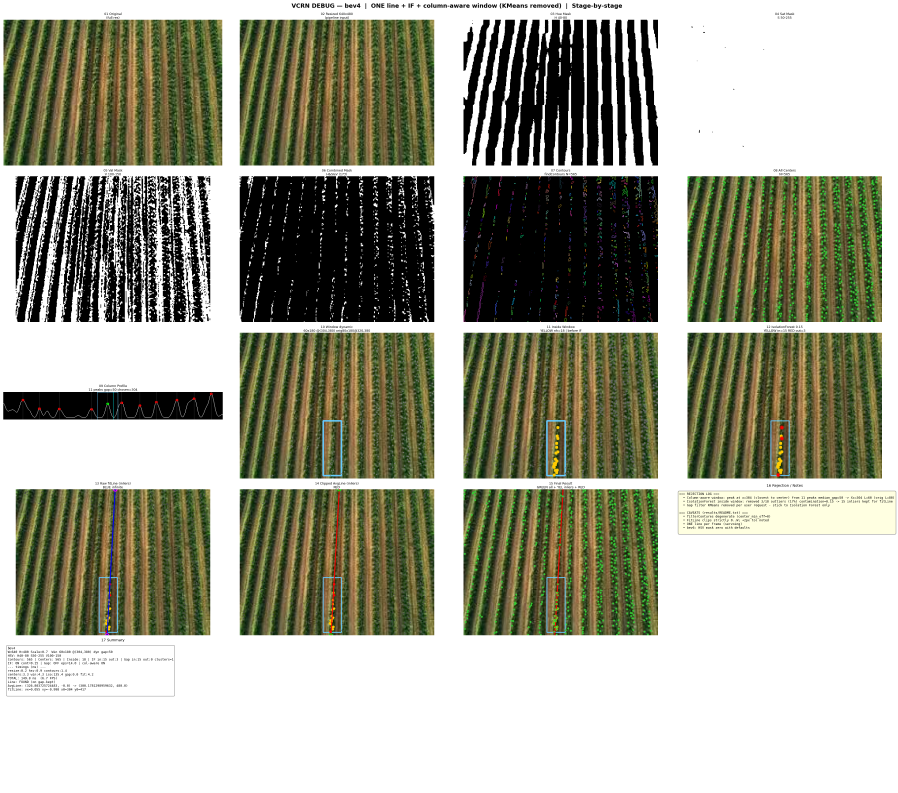
#> input picture ExG/visual-crop-row-navigation_ros2/results/bev4_debug.png, 3591 x 3171 px (shown at 1/4 size)
$ python -i multi_roi.py   (imports and definitions only)
#> lines starting #> are read from the running program, lines starting #| are printed output that depends on the picture; after the words box and inside, x2 and y2 are one past the last pixel; in counts of white or black regions, pixels touching at a corner belong together
#> further down, picture is the input picture: shape (3171, 3591, 3); mean B, G, R 145.7, 161.9, 161
"""
Autonomous detection of crop rows based on adaptive multi-ROI in maize fields
=============================================================================
Re-implementation of:
    Zhou Y, Yang Y, Zhang B L, Wen X, Yue X, Chen L Q.
    "Autonomous detection of crop rows based on adaptive multi-ROI in maize
    fields." Int J Agric & Biol Eng, 2021; 14(4): 217-225.
    DOI: 10.25165/j.ijabe.20211404.6315

Pipeline (paper sections):
  2.2.1  Normalized improved ExG (Eq. 1-2):  ExG = 1.8g - 1.1r - 0.8b
         + Otsu binarization
  2.2.2  Morphological open, kernel K = 4x4 anti-diagonal (Eq. 3)
  2.3.1  Divide image into N=10 horizontal strips (Eq. 4)
  2.3.2  Initial ROI: vertical column projection (Eq. 5), noise filter
         T = M + E (Eq. 6-8), clustering of feature columns (gap < L),
         two clusters flanking the midpoint -> CLeft/CRight,
         D = max(CRight) - min(CLeft), W_ROI = 1.2*D (Eq. 9),
         renewed midpoint (Eq. 10) stored in point set Q
  2.3.3  Multi-ROI: shift window up strip by strip, repeat projection +
         clustering inside the current ROI; fall back to previous ROI window
         when no feature points are found
  2.4    Navigation line: least squares y = w*x + b over Q (Eq. 11-14),
         initial estimated midpoint excluded
  3      Detection lines: least squares per crop row across the multi-ROI

Usage:
    python multi_roi.py --input ../../Photos --results_dir ./result
"""

import argparse
import csv
import glob
import math
import os
import time

import cv2
import numpy as np

# Morphological kernel K, Eq. (3): 4x4 anti-diagonal of ones
KERNEL_K = np.array([
    [0, 0, 0, 1],
    [0, 0, 1, 0],
    [0, 1, 0, 0],
    [1, 0, 0, 0],
], dtype=np.uint8)

# Colors BGR
COLOR_NAV_LINE = (255, 200, 0)     # blue - navigation line (Fig. 12)
COLOR_DET_LINE = (150, 50, 0)      # dark blue - detection lines (Fig. 12)
COLOR_ROI      = (255, 255, 255)   # white - ROI rectangles (Fig. 9/11)


def preprocess(bgr, border_frac=0.02, index="raw"):
    """Section 2.2: edge crop + ExG + Otsu + morphology.

    index:
      "raw"        classic Woebbecke ExG = 2G - R - B on the raw 0..255
                   channels (ref [30] of the paper). Robust on our dataset;
                   used as the default.
      "normalized" the paper's Eq. (1)-(2): channel-normalized improved
                   ExG = 1.8g - 1.1r - 0.8b, mapped from [0, 1.8] to 0..255.
                   Illumination invariant, but degenerates on images where
                   crop and background are both strongly green (e.g. aerial
                   views): normalization erases the brightness contrast and
                   Otsu then fails to separate crop from soil.

    Returns (binary mask with crop=255, ExG grayscale, (dx, dy) crop offset).
    """
#> called with border_frac = 0.02, index = 'raw'
    h, w = bgr.shape[:2]
#> h = 3171; w = 3591
    dx, dy = int(w * border_frac), int(h * border_frac)
#> dx = 71; dy = 63
    img = bgr[dy:h - dy, dx:w - dx] if dx > 0 and dy > 0 else bgr
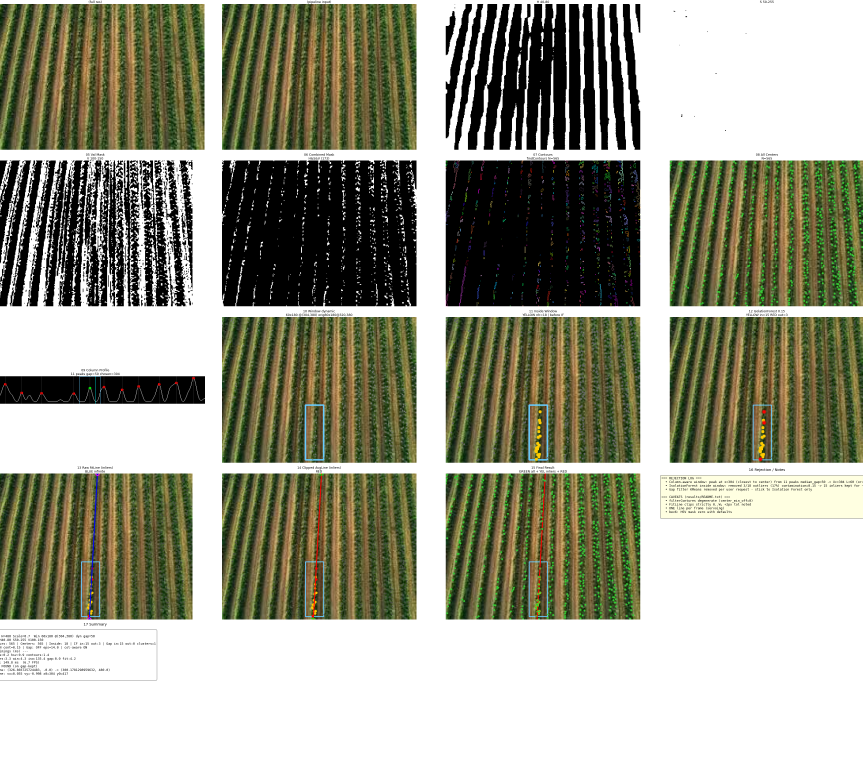
#> img: shape (3045, 3449, 3) (shown at 1/4 size); mean B, G, R 138, 155.3, 154.4

    b, g, r = cv2.split(img.astype(np.float32))
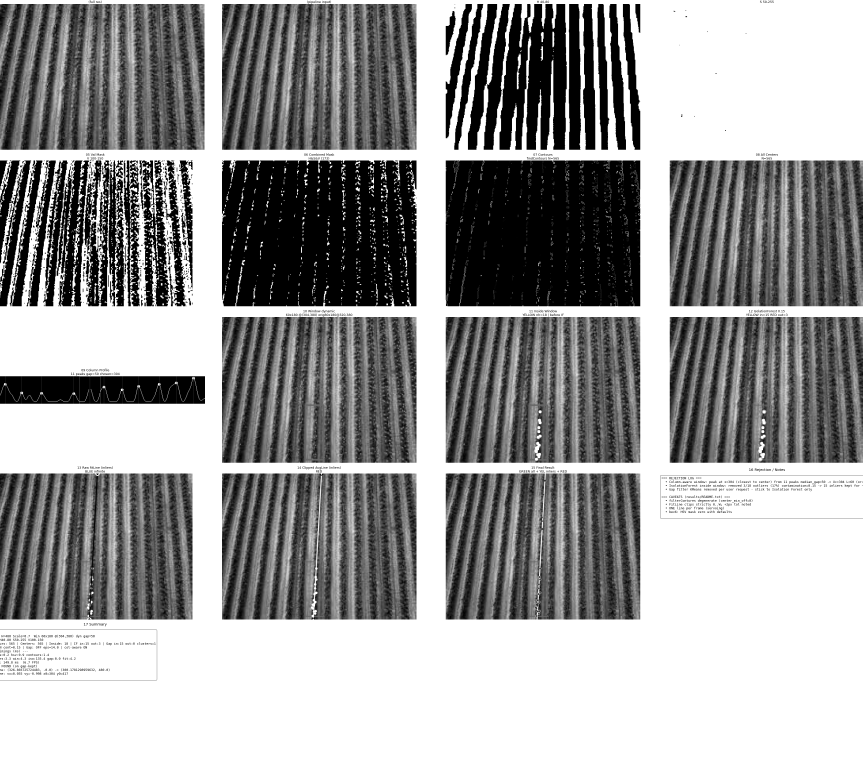
#> r: shape (3045, 3449) float32 (shown at 1/4 size); min 0, max 255, mean 154.4
    if index == "normalized":
        s = r + g + b
        s[s == 0] = 1.0  # guard Eq. (1) division for black pixels
        bn, gn, rn = b / s, g / s, r / s      # Eq. (1): normalized channels
        exg = 1.8 * gn - 1.1 * rn - 0.8 * bn  # Eq. (2): improved ExG
        exg8 = (np.clip(exg, 0.0, 1.8) / 1.8 * 255.0).astype(np.uint8)
    else:
        exg = 2.0 * g - r - b
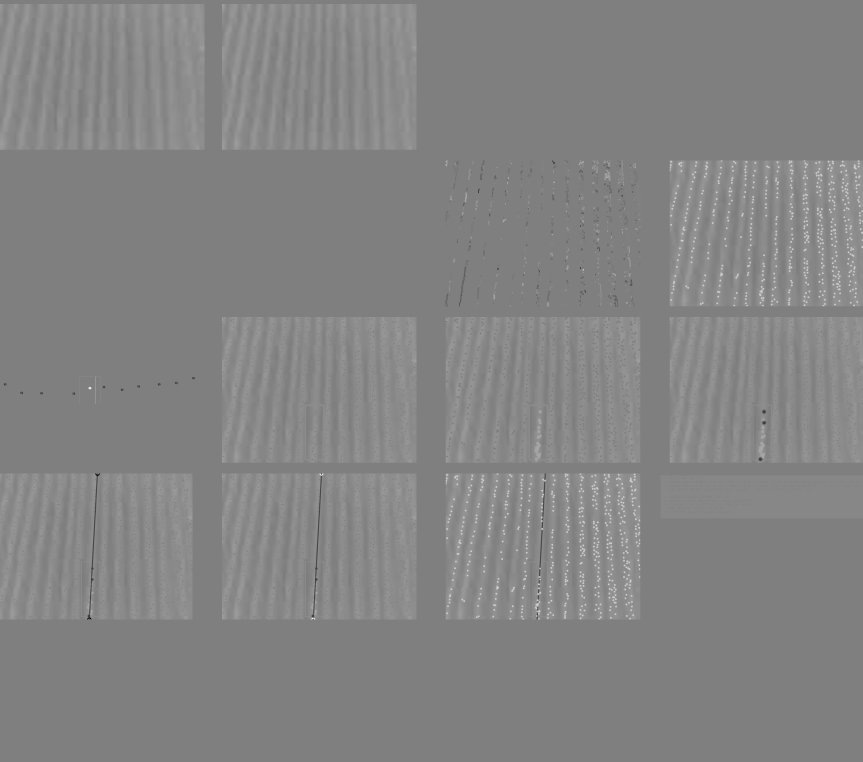
#> exg: shape (3045, 3449) float32 (shown at 1/4 size); min -510, max 510, mean 18.1; drawn with min black and max white
        exg8 = np.clip(exg, 0.0, 255.0).astype(np.uint8)
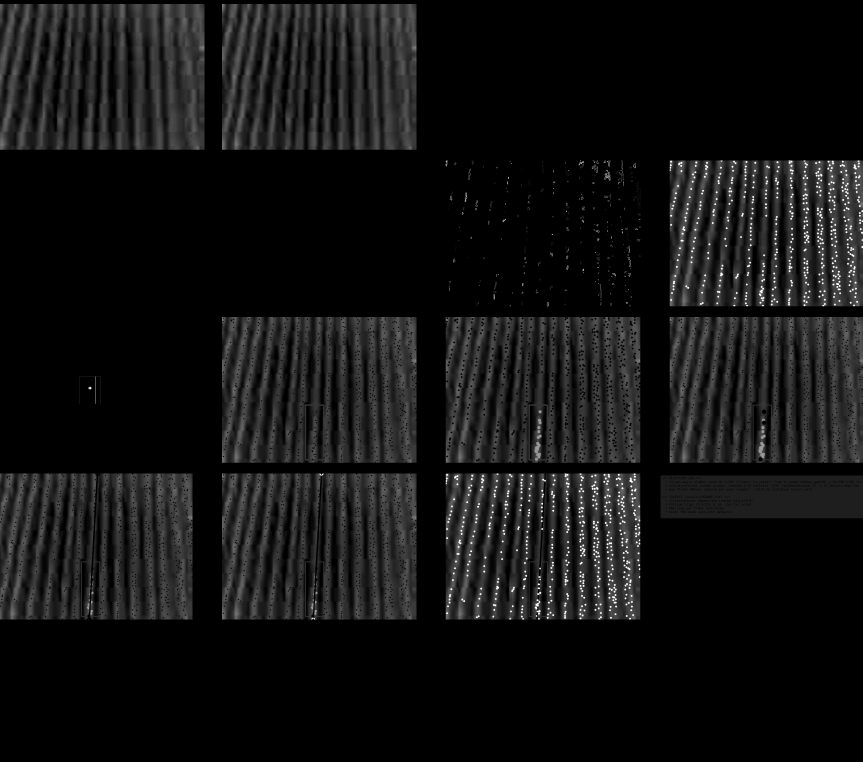
#> exg8: shape (3045, 3449) (shown at 1/4 size); min 0, max 255, mean 18.3

    _, binary = cv2.threshold(exg8, 0, 255, cv2.THRESH_BINARY + cv2.THRESH_OTSU)
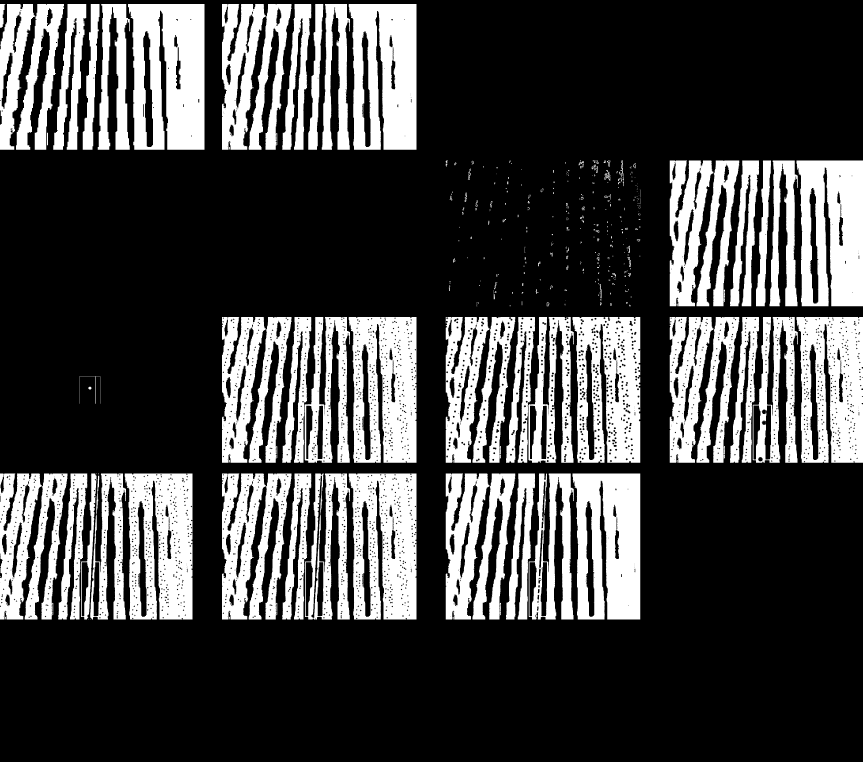
#> binary: shape (3045, 3449) (shown at 1/4 size); 26.4% white; 485 white regions (276 under 20 px), largest, box (x1, y1, x2, y2) and area: (512, 16, 818, 599) 143340, (2289, 1894, 2561, 2478) 127848, (1394, 16, 1666, 599) 127575
    binary = cv2.morphologyEx(binary, cv2.MORPH_OPEN, KERNEL_K)  # Eq. (3)
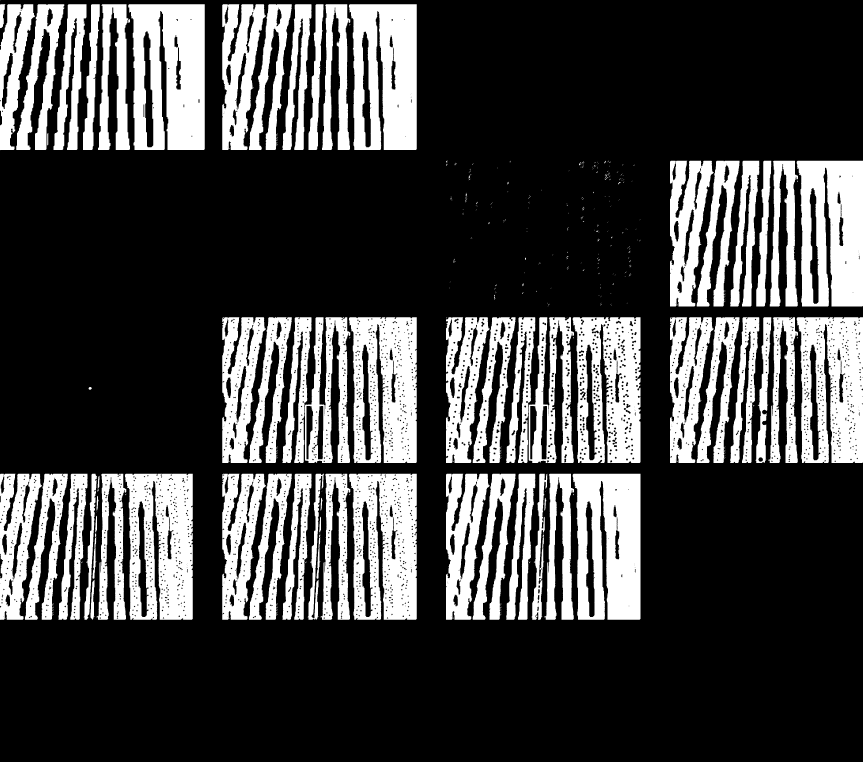
#> binary: shape (3045, 3449) (shown at 1/4 size); 26.1% white; 361 white regions (266 under 20 px), largest, box (x1, y1, x2, y2) and area: (513, 17, 819, 600) 143148, (2290, 1895, 2562, 2479) 127634, (1395, 17, 1667, 600) 127361
    return binary, exg8, (dx, dy)


# [40 lines left out: functions column_projection, cluster_feature_columns, flanking_clusters, not called in this run]


class MultiROIDetector:
    """Adaptive multi-ROI crop row detector (Zhou et al. 2021)."""

    # [337 lines left out: functions __init__, detect, _fit_line, _fit_line_robust, draw_results, make_composite and 1 more, not called in this run]


# [2 lines not run here, left out]

>>> import cv2
>>> picture = cv2.imread('../../ExG/visual-crop-row-navigation_ros2/results/bev4_debug.png')
>>> result = preprocess(picture)
